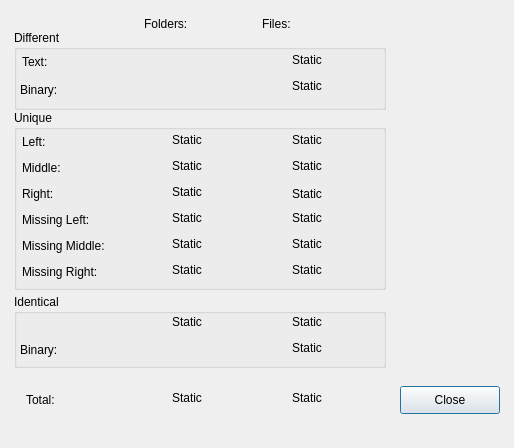
<?xml version="1.0" encoding="UTF-8"?><ui version="4.0"><class>IDD_COMPARE_STATISTICS3</class>
<widget class="QDialog" name="IDD_COMPARE_STATISTICS3">
<property name="geometry">
<rect><x>0</x><y>0</y>
<width>514</width><height>448</height></rect></property>
<property name="windowTitle"><string>"Compare Statistics"
</string></property>
<widget class="QGroupBox" name="IDC_STATIC">
<property name="geometry">
<rect><x>14</x><y>30</y><width>372</width><height>80</height></rect></property>
<property name="title"><string>Different</string></property>
<widget class="QLabel" name="IDC_STATIC">
<property name="geometry">
<rect><x>8</x><y>22</y><width>112</width><height>20</height></rect></property>
<property name="text"><string>Text:</string></property>
<property name="inputMethodHints"><set>Qt::ImhMultiLine</set></property><property name="wordWrap"><bool>true</bool></property></widget>
<widget class="QLabel" name="IDC_STAT_DIFFFILE">
<property name="geometry">
<rect><x>278</x><y>20</y><width>76</width><height>20</height></rect></property>
<property name="text"><string>Static</string></property>
<property name="inputMethodHints"><set>Qt::ImhMultiLine</set></property><property name="wordWrap"><bool>true</bool></property></widget>
<widget class="QLabel" name="IDC_STATIC">
<property name="geometry">
<rect><x>6</x><y>50</y><width>112</width><height>20</height></rect></property>
<property name="text"><string>Binary:</string></property>
<property name="inputMethodHints"><set>Qt::ImhMultiLine</set></property><property name="wordWrap"><bool>true</bool></property></widget>
<widget class="QLabel" name="IDC_STAT_DIFFBINARY">
<property name="geometry">
<rect><x>278</x><y>46</y><width>76</width><height>20</height></rect></property>
<property name="text"><string>Static</string></property>
<property name="inputMethodHints"><set>Qt::ImhMultiLine</set></property><property name="wordWrap"><bool>true</bool></property></widget>
</widget>
<widget class="QGroupBox" name="IDC_STATIC">
<property name="geometry">
<rect><x>14</x><y>110</y><width>372</width><height>180</height></rect></property>
<property name="title"><string>Unique</string></property>
<widget class="QLabel" name="IDC_STATIC">
<property name="geometry">
<rect><x>8</x><y>22</y><width>112</width><height>20</height></rect></property>
<property name="text"><string>Left:</string></property>
<property name="inputMethodHints"><set>Qt::ImhMultiLine</set></property><property name="wordWrap"><bool>true</bool></property></widget>
<widget class="QLabel" name="IDC_STAT_LUNIQFOLDER">
<property name="geometry">
<rect><x>158</x><y>20</y><width>76</width><height>20</height></rect></property>
<property name="text"><string>Static</string></property>
<property name="inputMethodHints"><set>Qt::ImhMultiLine</set></property><property name="wordWrap"><bool>true</bool></property></widget>
<widget class="QLabel" name="IDC_STAT_LUNIQFILE">
<property name="geometry">
<rect><x>278</x><y>20</y><width>76</width><height>20</height></rect></property>
<property name="text"><string>Static</string></property>
<property name="inputMethodHints"><set>Qt::ImhMultiLine</set></property><property name="wordWrap"><bool>true</bool></property></widget>
<widget class="QLabel" name="IDC_STATIC">
<property name="geometry">
<rect><x>8</x><y>48</y><width>112</width><height>20</height></rect></property>
<property name="text"><string>Middle:</string></property>
<property name="inputMethodHints"><set>Qt::ImhMultiLine</set></property><property name="wordWrap"><bool>true</bool></property></widget>
<widget class="QLabel" name="IDC_STAT_MUNIQFOLDER">
<property name="geometry">
<rect><x>158</x><y>46</y><width>76</width><height>20</height></rect></property>
<property name="text"><string>Static</string></property>
<property name="inputMethodHints"><set>Qt::ImhMultiLine</set></property><property name="wordWrap"><bool>true</bool></property></widget>
<widget class="QLabel" name="IDC_STAT_MUNIQFILE">
<property name="geometry">
<rect><x>278</x><y>46</y><width>76</width><height>20</height></rect></property>
<property name="text"><string>Static</string></property>
<property name="inputMethodHints"><set>Qt::ImhMultiLine</set></property><property name="wordWrap"><bool>true</bool></property></widget>
<widget class="QLabel" name="IDC_STATIC">
<property name="geometry">
<rect><x>8</x><y>74</y><width>112</width><height>20</height></rect></property>
<property name="text"><string>Right:</string></property>
<property name="inputMethodHints"><set>Qt::ImhMultiLine</set></property><property name="wordWrap"><bool>true</bool></property></widget>
<widget class="QLabel" name="IDC_STAT_RUNIQFOLDER">
<property name="geometry">
<rect><x>158</x><y>72</y><width>76</width><height>20</height></rect></property>
<property name="text"><string>Static</string></property>
<property name="inputMethodHints"><set>Qt::ImhMultiLine</set></property><property name="wordWrap"><bool>true</bool></property></widget>
<widget class="QLabel" name="IDC_STAT_RUNIQFILE">
<property name="geometry">
<rect><x>278</x><y>74</y><width>76</width><height>20</height></rect></property>
<property name="text"><string>Static</string></property>
<property name="inputMethodHints"><set>Qt::ImhMultiLine</set></property><property name="wordWrap"><bool>true</bool></property></widget>
<widget class="QLabel" name="IDC_STATIC">
<property name="geometry">
<rect><x>8</x><y>100</y><width>112</width><height>20</height></rect></property>
<property name="text"><string>Missing Left:</string></property>
<property name="inputMethodHints"><set>Qt::ImhMultiLine</set></property><property name="wordWrap"><bool>true</bool></property></widget>
<widget class="QLabel" name="IDC_STAT_LMISSINGFOLDER">
<property name="geometry">
<rect><x>158</x><y>98</y><width>76</width><height>20</height></rect></property>
<property name="text"><string>Static</string></property>
<property name="inputMethodHints"><set>Qt::ImhMultiLine</set></property><property name="wordWrap"><bool>true</bool></property></widget>
<widget class="QLabel" name="IDC_STAT_LMISSINGFILE">
<property name="geometry">
<rect><x>278</x><y>98</y><width>76</width><height>20</height></rect></property>
<property name="text"><string>Static</string></property>
<property name="inputMethodHints"><set>Qt::ImhMultiLine</set></property><property name="wordWrap"><bool>true</bool></property></widget>
<widget class="QLabel" name="IDC_STATIC">
<property name="geometry">
<rect><x>8</x><y>126</y><width>112</width><height>20</height></rect></property>
<property name="text"><string>Missing Middle:</string></property>
<property name="inputMethodHints"><set>Qt::ImhMultiLine</set></property><property name="wordWrap"><bool>true</bool></property></widget>
<widget class="QLabel" name="IDC_STAT_MMISSINGFOLDER">
<property name="geometry">
<rect><x>158</x><y>124</y><width>76</width><height>20</height></rect></property>
<property name="text"><string>Static</string></property>
<property name="inputMethodHints"><set>Qt::ImhMultiLine</set></property><property name="wordWrap"><bool>true</bool></property></widget>
<widget class="QLabel" name="IDC_STAT_MMISSINGFILE">
<property name="geometry">
<rect><x>278</x><y>124</y><width>76</width><height>20</height></rect></property>
<property name="text"><string>Static</string></property>
<property name="inputMethodHints"><set>Qt::ImhMultiLine</set></property><property name="wordWrap"><bool>true</bool></property></widget>
<widget class="QLabel" name="IDC_STATIC">
<property name="geometry">
<rect><x>8</x><y>152</y><width>112</width><height>20</height></rect></property>
<property name="text"><string>Missing Right:</string></property>
<property name="inputMethodHints"><set>Qt::ImhMultiLine</set></property><property name="wordWrap"><bool>true</bool></property></widget>
<widget class="QLabel" name="IDC_STAT_RMISSINGFOLDER">
<property name="geometry">
<rect><x>158</x><y>150</y><width>76</width><height>20</height></rect></property>
<property name="text"><string>Static</string></property>
<property name="inputMethodHints"><set>Qt::ImhMultiLine</set></property><property name="wordWrap"><bool>true</bool></property></widget>
<widget class="QLabel" name="IDC_STAT_RMISSINGFILE">
<property name="geometry">
<rect><x>278</x><y>150</y><width>76</width><height>20</height></rect></property>
<property name="text"><string>Static</string></property>
<property name="inputMethodHints"><set>Qt::ImhMultiLine</set></property><property name="wordWrap"><bool>true</bool></property></widget>
</widget>
<widget class="QGroupBox" name="IDC_STATIC">
<property name="geometry">
<rect><x>14</x><y>294</y><width>372</width><height>74</height></rect></property>
<property name="title"><string>Identical</string></property>
<widget class="QLabel" name="IDC_STAT_IDENTICFOLDER">
<property name="geometry">
<rect><x>158</x><y>18</y><width>76</width><height>20</height></rect></property>
<property name="text"><string>Static</string></property>
<property name="inputMethodHints"><set>Qt::ImhMultiLine</set></property><property name="wordWrap"><bool>true</bool></property></widget>
<widget class="QLabel" name="IDC_STAT_IDENTICFILE">
<property name="geometry">
<rect><x>278</x><y>18</y><width>76</width><height>20</height></rect></property>
<property name="text"><string>Static</string></property>
<property name="inputMethodHints"><set>Qt::ImhMultiLine</set></property><property name="wordWrap"><bool>true</bool></property></widget>
<widget class="QLabel" name="IDC_STATIC">
<property name="geometry">
<rect><x>6</x><y>46</y><width>112</width><height>20</height></rect></property>
<property name="text"><string>Binary:</string></property>
<property name="inputMethodHints"><set>Qt::ImhMultiLine</set></property><property name="wordWrap"><bool>true</bool></property></widget>
<widget class="QLabel" name="IDC_STAT_IDENTICBINARY">
<property name="geometry">
<rect><x>278</x><y>44</y><width>76</width><height>20</height></rect></property>
<property name="text"><string>Static</string></property>
<property name="inputMethodHints"><set>Qt::ImhMultiLine</set></property><property name="wordWrap"><bool>true</bool></property></widget>
</widget>
<widget class="QLabel" name="IDC_STATIC">
<property name="geometry">
<rect><x>144</x><y>14</y><width>76</width><height>20</height></rect></property>
<property name="text"><string>Folders:</string></property>
<property name="inputMethodHints"><set>Qt::ImhMultiLine</set></property><property name="wordWrap"><bool>true</bool></property></widget>
<widget class="QLabel" name="IDC_STATIC">
<property name="geometry">
<rect><x>262</x><y>14</y><width>78</width><height>20</height></rect></property>
<property name="text"><string>Files:</string></property>
<property name="inputMethodHints"><set>Qt::ImhMultiLine</set></property><property name="wordWrap"><bool>true</bool></property></widget>
<widget class="QLabel" name="IDC_STATIC">
<property name="geometry">
<rect><x>26</x><y>390</y><width>112</width><height>20</height></rect></property>
<property name="text"><string>Total:</string></property>
<property name="inputMethodHints"><set>Qt::ImhMultiLine</set></property><property name="wordWrap"><bool>true</bool></property></widget>
<widget class="QLabel" name="IDC_STAT_TOTALFOLDER">
<property name="geometry">
<rect><x>172</x><y>388</y><width>76</width><height>20</height></rect></property>
<property name="text"><string>Static</string></property>
<property name="inputMethodHints"><set>Qt::ImhMultiLine</set></property><property name="wordWrap"><bool>true</bool></property></widget>
<widget class="QLabel" name="IDC_STAT_TOTALFILE">
<property name="geometry">
<rect><x>292</x><y>388</y><width>76</width><height>20</height></rect></property>
<property name="text"><string>Static</string></property>
<property name="inputMethodHints"><set>Qt::ImhMultiLine</set></property><property name="wordWrap"><bool>true</bool></property></widget>
<widget class="QPushButton" name="IDOK">
<property name="geometry">
<rect><x>400</x><y>386</y><width>100</width><height>28</height></rect></property>
<property name="text"><string>Close</string></property>
</widget>
</widget><resources/><connections/></ui>
